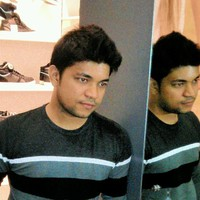
#> input picture images/image004.jpg, 200 x 200 px
$ python BlurringImages.py
#> lines starting #> are read from the running program, lines starting #| are printed output that depends on the picture
#Author - Deepak
#Date - 26/May/2019
#Descr - Convolution and Blurring in OpenCv.

#Blurring of an image is a mathematical function where we average the pixels within a kernel region.

import cv2
import numpy as np

image = cv2.imread('images/image004.jpg')
#> image is the input picture: shape (200, 200, 3); mean B, G, R 89.6, 102.8, 109.5
cv2.imshow('Original Image', image)

# 3 x 3 kernel
kernel_3x3 = np.ones((3, 3), np.float32) / 9

# v2.fitler2D to convolute the kernal with an image
blurred = cv2.filter2D(image, -1, kernel_3x3)
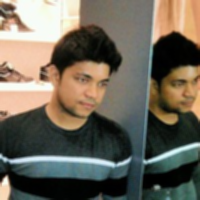
#> blurred: shape (200, 200, 3); mean B, G, R 89.6, 102.8, 109.5
cv2.imshow('3x3 Kernel Blurring', blurred)


# 7 x 7 kernel
kernel_7x7 = np.ones((7, 7), np.float32) / 49

blurred2 = cv2.filter2D(image, -1, kernel_7x7)
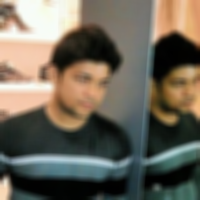
#> blurred2: shape (200, 200, 3); mean B, G, R 89.6, 102.7, 109.4
cv2.imshow('7x7 Kernel Blurring', blurred2)

# Averaging done by convolving the image with a normalized box filter.
# This takes the pixels under the box and replaces the central element
# Box size needs to odd and positive
blur = cv2.blur(image, (3,3))
cv2.imshow('Averaging BoX Filter', blur)

# Gaussian kernel, emphasis is on the points around center smoothens and reduces noise.
Gaussian = cv2.GaussianBlur(image, (7,7), 0)
cv2.imshow('Gaussian Blurring', Gaussian)


# Takes median of all the pixels under kernel area and central
# element is replaced with this median value
# We get paint kinf of effect.
median = cv2.medianBlur(image, 5)
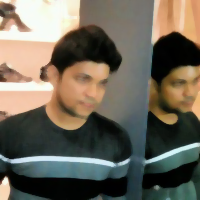
#> median: shape (200, 200, 3); mean B, G, R 89.2, 102.5, 109.3
cv2.imshow('Median Blurring', median)


# Bilateral is very effective in noise removal while keeping edges sharp
bilateral = cv2.bilateralFilter(image, 9, 75, 75)
cv2.imshow('Bilateral Blurring', bilateral)


if cv2.waitKey(0) & 0xFF == ord('q'):
#> (key q is pressed here)
   cv2.destroyAllWindows()

$ run again, with images/ElonMusk.jpg copied over images/image004.jpg
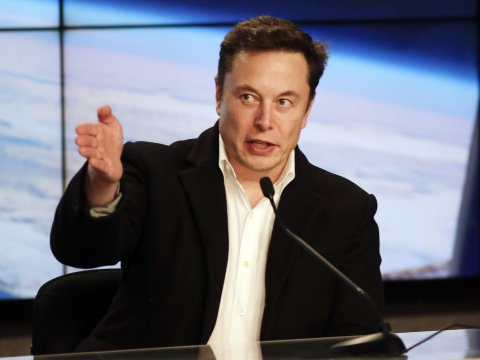
#> input picture images/ElonMusk.jpg, 480 x 360 px
#> image is the input picture: shape (360, 480, 3); mean B, G, R 118.9, 107.6, 106.2
#> `blurred2 = cv2.filter2D(image, -1, kernel_7x7)`:
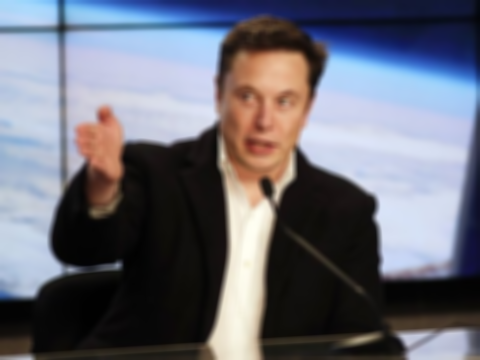
#> blurred2: shape (360, 480, 3); mean B, G, R 118.9, 107.6, 106.2

$ run again, with images/GroupPic.jpg copied over images/image004.jpg
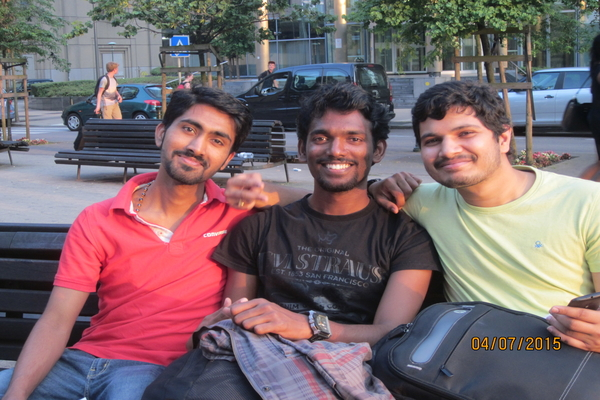
#> input picture images/GroupPic.jpg, 600 x 400 px
#> image is the input picture: shape (400, 600, 3); mean B, G, R 109, 103.8, 122.7
#> `blurred2 = cv2.filter2D(image, -1, kernel_7x7)`:
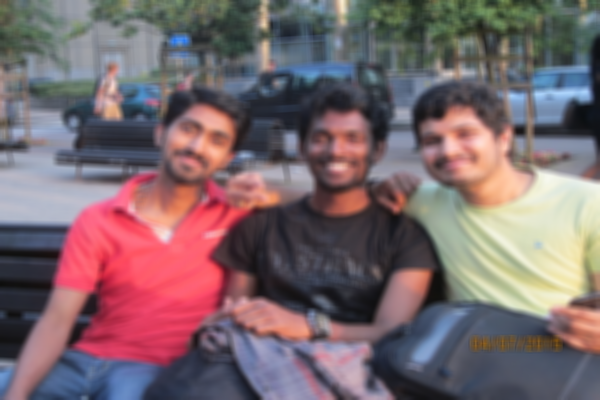
#> blurred2: shape (400, 600, 3); mean B, G, R 109, 103.8, 122.7
#> `median = cv2.medianBlur(image, 5)`:
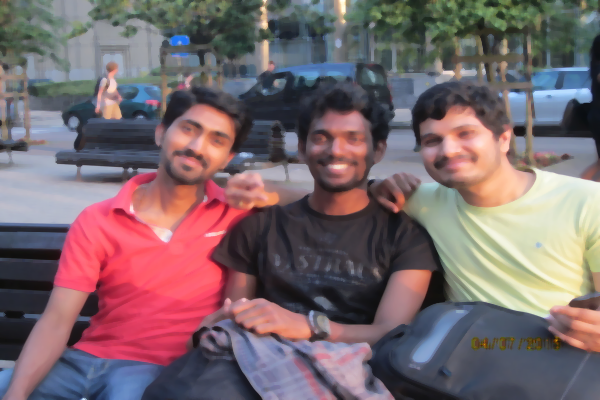
#> median: shape (400, 600, 3); mean B, G, R 108.7, 103.6, 122.5
